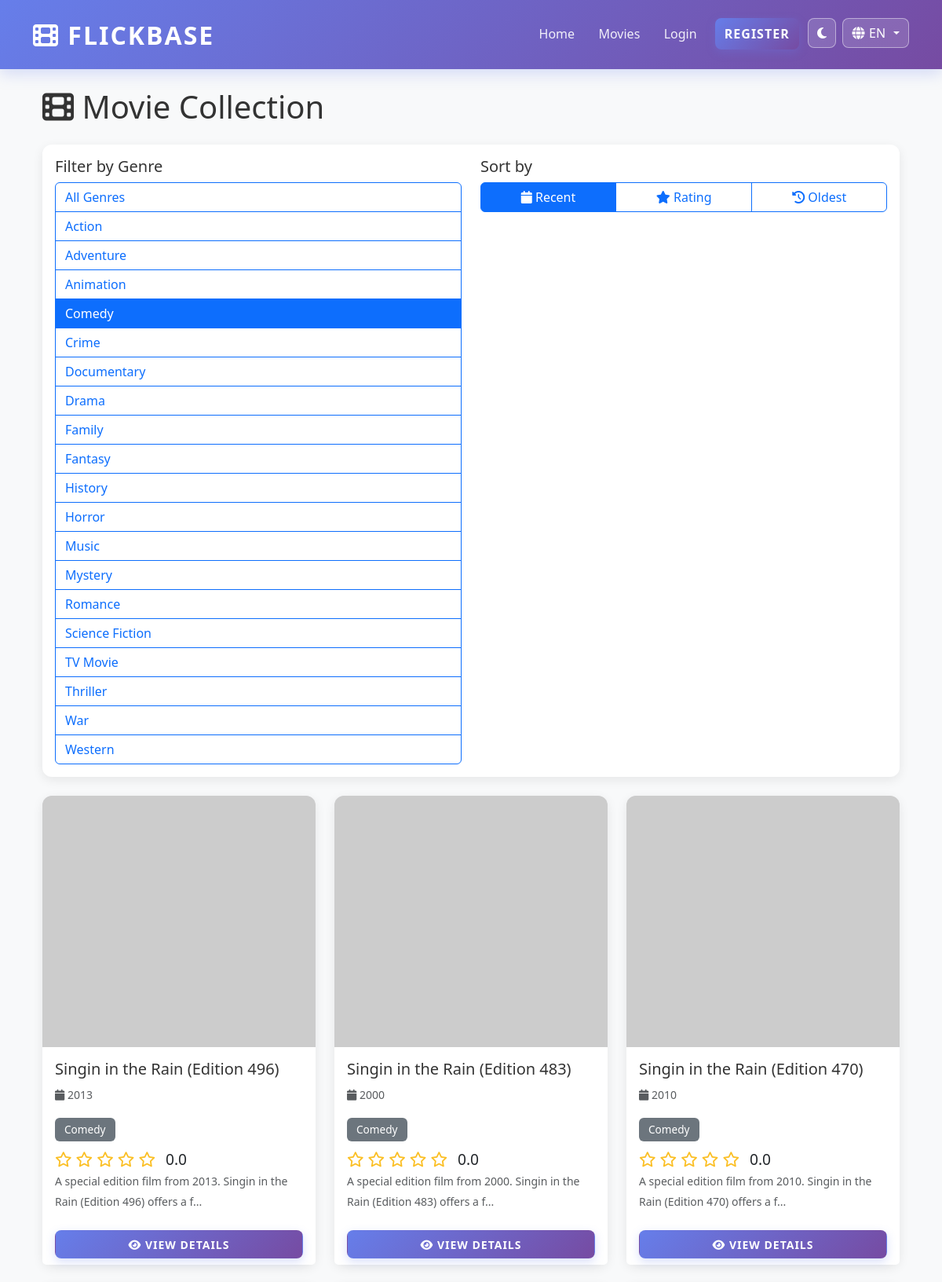
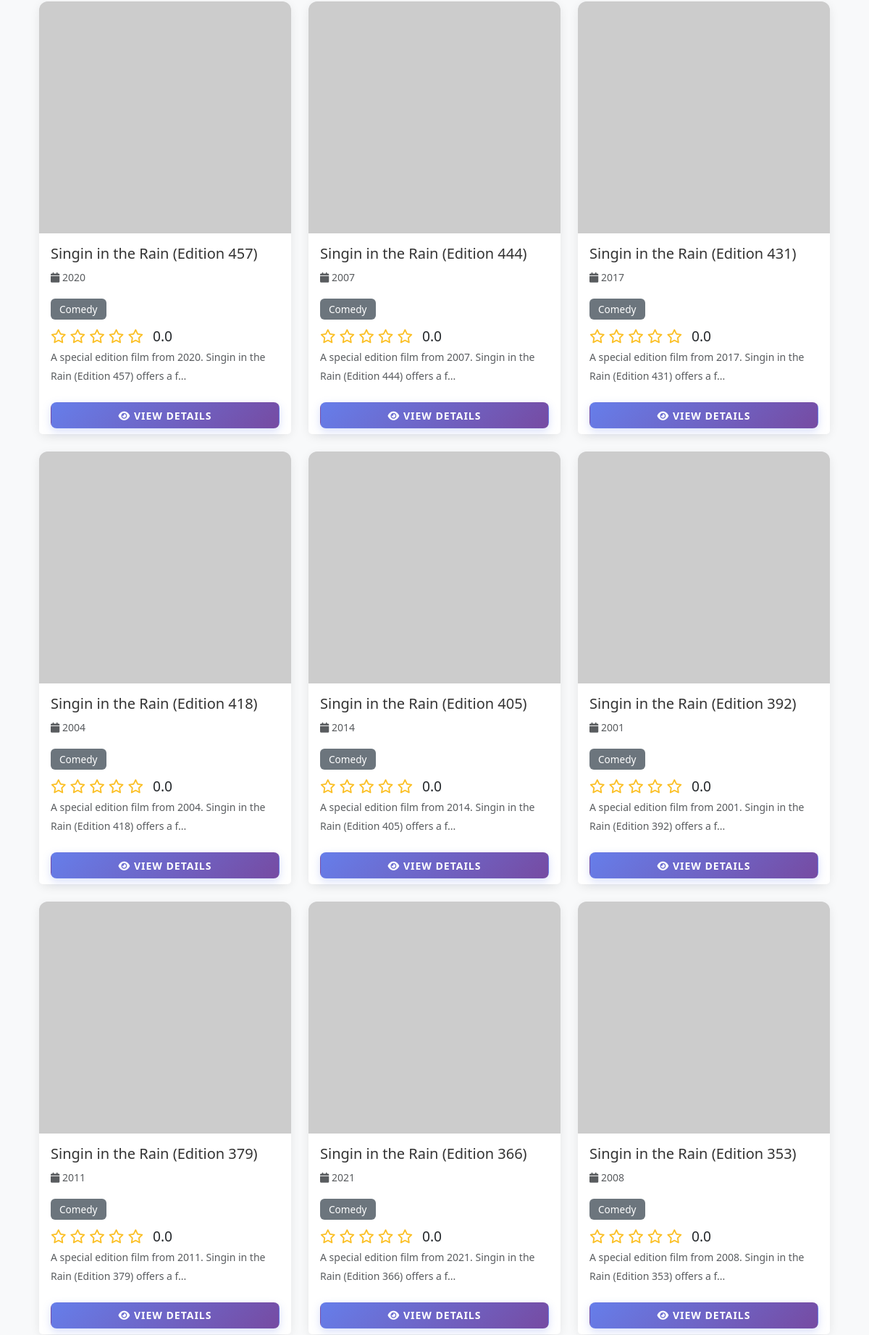
/movies?genre=3 (upper part), run on the app's committed database (2 pictures, top to bottom).
### app/models.py (models this page shows, shortened)
class Genre(db.Model):
    __tablename__ = 'genres'
    id = db.Column(db.Integer, primary_key=True)
    name = db.Column(db.String(50), unique=True, nullable=False, index=True)
    description = db.Column(db.Text, nullable=True)
    created_at = db.Column(db.DateTime, default=utcnow)
    movies = db.relationship('Movie', secondary=movie_genre, backref=db.backref('genres', lazy='select'))

class Movie(db.Model):
    __tablename__ = 'movies'
    id = db.Column(db.Integer, primary_key=True)
    title = db.Column(db.String(255), nullable=False, index=True)
    description = db.Column(db.Text, nullable=False)
    year = db.Column(db.Integer, nullable=False, index=True)
    poster_url = db.Column(db.String(500), nullable=True)  # URL to poster image
    tmdb_id = db.Column(db.Integer, nullable=True, unique=True, index=True)  # For TMDB API integration
    created_at = db.Column(db.DateTime, default=utcnow, index=True)
    updated_at = db.Column(db.DateTime, default=utcnow, onupdate=utcnow)
    ratings = db.relationship('Rating', backref='movie', lazy=True, cascade='all, delete-orphan')
    watchlist = db.relationship('Watchlist', backref='movie', lazy=True, cascade='all, delete-orphan')
    def get_average_rating_db(self):
        avg = db.session.query(func.avg(Rating.rating)).filter_by(movie_id=self.id).scalar()
        return round(avg, 2) if avg else 0

### app/routes/movie.py (the view)
@movie_bp.route('/movies')
def movies():
    page = request.args.get('page', 1, type=int)
    genre_id = request.args.get('genre', type=int)
    sort_by = request.args.get('sort', 'recent')  # recent, rating, oldest
    query = Movie.query
    if genre_id:
        query = query.join(Movie.genres).filter(Genre.id == genre_id)
    if sort_by == 'rating':
        query = query.outerjoin(Rating).group_by(Movie.id).order_by(
            func.avg(Rating.rating).desc()
        )
    elif sort_by == 'oldest':
        query = query.order_by(Movie.year.asc())
    else:  # recent (default)
        query = query.order_by(Movie.created_at.desc())
    movies = query.paginate(page=page, per_page=12)
    genres = Genre.query.order_by(Genre.name).all()
    return render_template('movies/list.html',
                         movies=movies,
                         genres=genres,
                         selected_genre=genre_id,
                         sort_by=sort_by)

### app/i18n.py (called while the page is built)
def get_current_language():
    selected = session.get('lang')
    return selected if selected in SUPPORTED_LANGUAGES else 'en'

def translate(key, lang=None):
    current_lang = lang or get_current_language()
    entry = TRANSLATIONS.get(key, {})
    return entry.get(current_lang) or entry.get('en') or key

def localize_text(value, lang=None):
    if value is None:
        return ''
    if not isinstance(value, str):
        return value
    try:
        payload = json.loads(value)
    except Exception:
        return value
    if isinstance(payload, dict):
        current_lang = lang or get_current_language()
        return payload.get(current_lang) or payload.get('en') or next(iter(payload.values()), value)
    return value

### app/templates/movies/list.html (shortened to what this page needs)
{% extends "base.html" %}
{% block content %}
<div class="container-fluid">
    <h1 class="mb-4"><i class="fas fa-film"></i> {{ t('movies.collection') }}</h1>
    <div class="card mb-4">
        <div class="card-body">
            <div class="row">
                <div class="col-md-6">
                    <h5>{{ t('movies.filter_genre') }}</h5>
                    <div class="btn-group-vertical w-100" role="group">
                        <a href="{{ url_for('movie.movies') }}"
                           class="btn btn-outline-primary text-start {% if not selected_genre %}active{% endif %}">
                            {{ t('movies.all_genres') }}
                        </a>
                        {% for genre in genres %}
                        <a href="{{ url_for('movie.movies', genre=genre.id) }}"
                           class="btn btn-outline-primary text-start {% if selected_genre == genre.id %}active{% endif %}">
                            {{ genre.name }}
                        </a>
                        {% endfor %}
                    </div>
                </div>
                <div class="col-md-6">
                    <h5>{{ t('movies.sort_by') }}</h5>
                    <div class="btn-group w-100" role="group">
                        <a href="{{ url_for('movie.movies', sort_by='recent') }}"
                           class="btn btn-outline-primary {% if sort_by == 'recent' %}active{% endif %}">
                            <i class="fas fa-calendar"></i> {{ t('movies.sort_recent') }}
                        </a>
                        <a href="{{ url_for('movie.movies', sort_by='rating') }}"
                           class="btn btn-outline-primary {% if sort_by == 'rating' %}active{% endif %}">
                            <i class="fas fa-star"></i> {{ t('movies.sort_rating') }}
                        </a>
                        <a href="{{ url_for('movie.movies', sort_by='oldest') }}"
                           class="btn btn-outline-primary {% if sort_by == 'oldest' %}active{% endif %}">
                            <i class="fas fa-history"></i> {{ t('movies.sort_oldest') }}
                        </a>
                    </div>
                </div>
            </div>
        </div>
    </div>
    {% if movies.items %}
    <div class="row row-cols-1 row-cols-md-2 row-cols-lg-3 g-4 mb-4">
        {% for movie in movies.items %}
        <div class="col">
            <div class="card movie-card h-100">
                <div class="movie-poster">
                    {% if movie.poster_url %}
                        <img src="{{ movie.poster_url }}" alt="{{ movie.title }}">
                    {% else %}
                        <div class="w-100 h-100 d-flex align-items-center justify-content-center bg-light">
                            <i class="fas fa-image fa-3x text-muted"></i>
                        </div>
                    {% endif %}
                </div>
                <div class="card-body">
                    <h5 class="card-title">{{ movie.title }}</h5>
                    <p class="text-muted"><small><i class="fas fa-calendar"></i> {{ movie.year }}</small></p>
                    {% for genre in movie.genres[:2] %}
                    <span class="badge badge-custom bg-secondary">{{ genre.name }}</span>
                    {% endfor %}
                    <div class="rating-stars mt-2">
                        {% set avg_rating = movie.get_average_rating_db() %}
                        {% for i in range(1, 6) %}
                            {% if i <= avg_rating %}
                                <i class="fas fa-star"></i>
                            {% elif i - avg_rating < 1 %}
                                <i class="fas fa-star-half-alt"></i>
                            {% else %}
                                <i class="far fa-star"></i>
                            {% endif %}
                        {% endfor %}
                        <span class="ms-2 text-body">{{ "%.1f"|format(avg_rating) }}</span>
                    </div>
                    <p class="card-text text-muted"><small>{{ localize_text(movie.description) | truncate(80, True, '...') }}</small></p>
                </div>
                <div class="card-footer bg-white border-top-0">
                    <a href="{{ url_for('movie.movie_detail', movie_id=movie.id) }}" class="btn btn-primary btn-sm w-100">
                        <i class="fas fa-eye"></i> {{ t('movies.view_details') }}
                    </a>
                </div>
            </div>
        </div>
        {% endfor %}
    </div>
    {% else %}
    <div class="alert alert-info">
        <i class="fas fa-info-circle"></i> {{ t('movies.none') }}
    </div>
    {% endif %}
</div>
{% endblock %}

### app/static/css/dark-mode.css (style rules this page uses)
:root { --theme-accent: #667eea; --theme-accent-2: #764ba2; --theme-danger: #e74c3c; --theme-warning: #fbbf24; --theme-success: #48bb78; }
html[data-bs-theme="light"] { --app-bg: #f8f9fa; --app-text: #333333; --app-surface: #ffffff; --app-border: #e9ecef; --app-muted: #6c757d; --app-navbar: linear-gradient(135deg, #667eea 0%, #764ba2 100%); }
html[data-bs-theme] body { background-color: var(--app-bg); color: var(--app-text); }
html[data-bs-theme] .card, html[data-bs-theme] .dropdown-menu, html[data-bs-theme] .modal-content, html[data-bs-theme] .list-group-item, html[data-bs-theme] .table, html[data-bs-theme] .alert { background-color: var(--app-surface); color: var(--app-text); border-color: var(--app-border); }
html[data-bs-theme] .card-header, html[data-bs-theme] .card-footer, html[data-bs-theme] .table > :not(caption) > * > * { background-color: color-mix(in srgb, var(--app-surface) 90%, var(--app-border)); border-color: var(--app-border); color: var(--app-text); }

### app/templates/base.html (style rules this page uses)
:root { --primary-color: #667eea; --secondary-color: #764ba2; --success-color: #48bb78; --danger-color: #e74c3c; --warning-color: #fbbf24; --info-color: #4299e1; }
body { font-family: 'Segoe UI', Tahoma, Geneva, Verdana, sans-serif; background-color: #f8f9fa; color: #333333; line-height: 1.6; text-rendering: optimizeLegibility; }
.card { border: none; border-radius: 12px; box-shadow: 0 4px 14px rgba(0, 0, 0, 0.08); transition: transform 0.3s ease, box-shadow 0.3s ease; background-color: #ffffff !important; color: #333333; }
.card-body { color: #333333; }
.card-footer { background-color: #f8f9fa; border-top: 1px solid #e9ecef; }
.movie-card { height: 100%; display: flex; flex-direction: column; }
.movie-poster { height: 320px; background: linear-gradient(135deg, #e9ecef 0%, #f8f9fa 100%); border-radius: 12px 12px 0 0; overflow: hidden; display: flex; align-items: center; justify-content: center; }
.movie-poster img { width: 100%; height: 100%; object-fit: cover; transition: transform 0.25s ease; }
.rating-stars { color: #fbbf24; font-size: 1.2rem; }
.badge-custom { padding: 0.5rem 0.75rem; border-radius: 6px; font-size: 0.85rem; font-weight: 500; }
.btn-primary { background: linear-gradient(135deg, #667eea 0%, #764ba2 100%); border-color: transparent; text-transform: uppercase; font-weight: 600; letter-spacing: 1px; color: white !important; border-radius: 8px; box-shadow: 0 4px 12px rgba(102, 126, 234, 0.25); }
.btn-sm { padding: 0.4rem 0.8rem; font-size: 0.875rem; }

### data on the page
Genre: name "Action"
Genre: name "Adventure"
Genre: name "Animation"
Genre: name "Comedy"
Genre: name "Crime"
Genre: name "Documentary"
Genre: name "Drama"
Genre: name "Family"
Genre: name "Fantasy"
Genre: name "History"
Genre: name "Horror"
Genre: name "Music"
Genre: name "Mystery"
Genre: name "Romance"
Genre: name "Science Fiction"
Genre: name "TV Movie"
Genre: name "Thriller"
Genre: name "War"
Genre: name "Western"
Movie: title "Singin in the Rain (Edition 496)", year "2013", avg_rating "0.0", description "A special edition film from 2013. Singin in the Rain (Edition 496) offers a f...", t "VIEW DETAILS"
Movie: title "Singin in the Rain (Edition 483)", year "2000", avg_rating "0.0", description "A special edition film from 2000. Singin in the Rain (Edition 483) offers a f...", t "VIEW DETAILS"
Movie: title "Singin in the Rain (Edition 470)", year "2010", avg_rating "0.0", description "A special edition film from 2010. Singin in the Rain (Edition 470) offers a f...", t "VIEW DETAILS"
Movie: title "Singin in the Rain (Edition 457)", year "2020", avg_rating "0.0", description "A special edition film from 2020. Singin in the Rain (Edition 457) offers a f...", t "VIEW DETAILS"
Movie: title "Singin in the Rain (Edition 444)", year "2007", avg_rating "0.0", description "A special edition film from 2007. Singin in the Rain (Edition 444) offers a f...", t "VIEW DETAILS"
Movie: title "Singin in the Rain (Edition 431)", year "2017", avg_rating "0.0", description "A special edition film from 2017. Singin in the Rain (Edition 431) offers a f...", t "VIEW DETAILS"
Movie: title "Singin in the Rain (Edition 418)", year "2004", avg_rating "0.0", description "A special edition film from 2004. Singin in the Rain (Edition 418) offers a f...", t "VIEW DETAILS"
Movie: title "Singin in the Rain (Edition 405)", year "2014", avg_rating "0.0", description "A special edition film from 2014. Singin in the Rain (Edition 405) offers a f...", t "VIEW DETAILS"
Movie: title "Singin in the Rain (Edition 392)", year "2001", avg_rating "0.0", description "A special edition film from 2001. Singin in the Rain (Edition 392) offers a f...", t "VIEW DETAILS"
Movie: title "Singin in the Rain (Edition 379)", year "2011", avg_rating "0.0", description "A special edition film from 2011. Singin in the Rain (Edition 379) offers a f...", t "VIEW DETAILS"
Movie: title "Singin in the Rain (Edition 366)", year "2021", avg_rating "0.0", description "A special edition film from 2021. Singin in the Rain (Edition 366) offers a f...", t "VIEW DETAILS"
Movie: title "Singin in the Rain (Edition 353)", year "2008", avg_rating "0.0", description "A special edition film from 2008. Singin in the Rain (Edition 353) offers a f...", t "VIEW DETAILS"

### other printed values
{{ t('nav.home') }} "Home"
{{ t('nav.movies') }} "Movies"
{{ t('nav.login') }} "Login"
{{ t('nav.register') }} "REGISTER"
{{ current_lang|upper }} "EN"
{{ t('movies.collection') }} "Movie Collection"
{{ t('movies.filter_genre') }} "Filter by Genre"
{{ t('movies.all_genres') }} "All Genres"
{{ t('movies.sort_by') }} "Sort by"
{{ t('movies.sort_recent') }} "Recent"
{{ t('movies.sort_rating') }} "Rating"
{{ t('movies.sort_oldest') }} "Oldest"
